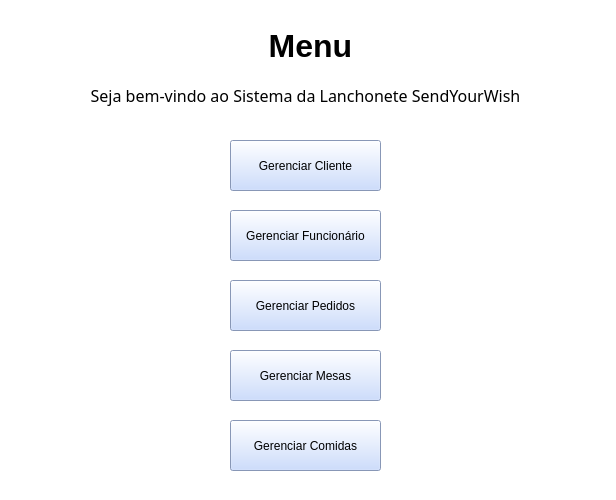
<?xml version="1.0" encoding="UTF-8"?>
<ui version="4.0">
 <class>MainWindow</class>
 <widget class="QMainWindow" name="MainWindow">
  <property name="geometry">
   <rect>
    <x>0</x>
    <y>0</y>
    <width>616</width>
    <height>500</height>
   </rect>
  </property>
  <property name="windowTitle">
   <string>MainWindow</string>
  </property>
  <property name="styleSheet">
   <string notr="true">background-color: rgb(255, 255, 255);</string>
  </property>
  <widget class="QWidget" name="centralwidget">
   <widget class="QPushButton" name="bt_gerCliente">
    <property name="geometry">
     <rect>
      <x>230</x>
      <y>140</y>
      <width>151</width>
      <height>51</height>
     </rect>
    </property>
    <property name="styleSheet">
     <string notr="true">background-color: rgb(190, 211, 255);
</string>
    </property>
    <property name="text">
     <string>Gerenciar Cliente</string>
    </property>
   </widget>
   <widget class="QPushButton" name="bt_gerFunc">
    <property name="geometry">
     <rect>
      <x>230</x>
      <y>210</y>
      <width>151</width>
      <height>51</height>
     </rect>
    </property>
    <property name="styleSheet">
     <string notr="true">background-color: rgb(190, 211, 255);</string>
    </property>
    <property name="text">
     <string>Gerenciar Funcionário</string>
    </property>
   </widget>
   <widget class="QPushButton" name="bt_gerPedidos">
    <property name="geometry">
     <rect>
      <x>230</x>
      <y>280</y>
      <width>151</width>
      <height>51</height>
     </rect>
    </property>
    <property name="styleSheet">
     <string notr="true">background-color: rgb(190, 211, 255);</string>
    </property>
    <property name="text">
     <string>Gerenciar Pedidos</string>
    </property>
   </widget>
   <widget class="QPushButton" name="bt_gerMesas">
    <property name="geometry">
     <rect>
      <x>230</x>
      <y>350</y>
      <width>151</width>
      <height>51</height>
     </rect>
    </property>
    <property name="styleSheet">
     <string notr="true">background-color: rgb(190, 211, 255);</string>
    </property>
    <property name="text">
     <string>Gerenciar Mesas</string>
    </property>
   </widget>
   <widget class="QPushButton" name="bt_gerComidas">
    <property name="geometry">
     <rect>
      <x>230</x>
      <y>420</y>
      <width>151</width>
      <height>51</height>
     </rect>
    </property>
    <property name="styleSheet">
     <string notr="true">background-color: rgb(190, 211, 255);</string>
    </property>
    <property name="text">
     <string>Gerenciar Comidas</string>
    </property>
   </widget>
   <widget class="QLabel" name="label">
    <property name="geometry">
     <rect>
      <x>0</x>
      <y>20</y>
      <width>621</width>
      <height>51</height>
     </rect>
    </property>
    <property name="font">
     <font>
      <family>Microsoft JhengHei UI</family>
      <pointsize>24</pointsize>
      <bold>true</bold>
     </font>
    </property>
    <property name="text">
     <string>Menu</string>
    </property>
    <property name="alignment">
     <set>Qt::AlignmentFlag::AlignCenter</set>
    </property>
   </widget>
   <widget class="QLabel" name="label_2">
    <property name="geometry">
     <rect>
      <x>0</x>
      <y>70</y>
      <width>611</width>
      <height>51</height>
     </rect>
    </property>
    <property name="font">
     <font>
      <family>Microsoft PhagsPa</family>
      <pointsize>12</pointsize>
     </font>
    </property>
    <property name="text">
     <string>Seja bem-vindo ao Sistema da Lanchonete SendYourWish</string>
    </property>
    <property name="alignment">
     <set>Qt::AlignmentFlag::AlignCenter</set>
    </property>
   </widget>
  </widget>
  <widget class="QStatusBar" name="statusbar"/>
 </widget>
 <resources/>
 <connections/>
</ui>
